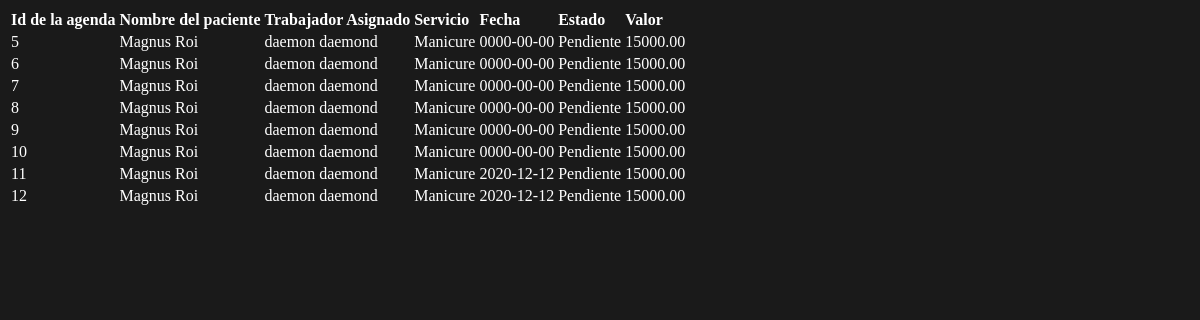
/php/Agenda.php?id=1254, run on the app's committed database.
### tables this page shows
CREATE TABLE `agenda` (
  `Id_Agenda` int(11) NOT NULL,
  `Id_Servicio` int(11) NOT NULL,
  `Id_Paciente` varchar(10) NOT NULL,
  `Id_Trabajador` varchar(10) NOT NULL,
  `Hora_Inicio` datetime NOT NULL,
  `Hora_Fin` datetime NOT NULL,
  `Valor` decimal(8,2) NOT NULL,
  `Fecha` date NOT NULL,
  `Pagado` varchar(2) NOT NULL,
  `Estado` varchar(9) NOT NULL
);

CREATE TABLE `paciente` (
  `Nombre` varchar(50) NOT NULL,
  `Apellido` varchar(50) NOT NULL,
  `Direccion` varchar(50) NOT NULL,
  `Telefono_Celular` varchar(10) NOT NULL,
  `Telefono_Fijo` varchar(7) NOT NULL,
  `Ciudad` varchar(50) NOT NULL,
  `Email` varchar(50) NOT NULL,
  `Tipo_Id` varchar(2) NOT NULL,
  `Num_id` varchar(10) NOT NULL,
  `Fecha_Nacimiento` date NOT NULL,
  `Id_Usuario` int(11) NOT NULL
);

CREATE TABLE `trabajador` (
  `Nombre` varchar(50) NOT NULL,
  `Apellido` varchar(50) NOT NULL,
  `Direccion` varchar(50) NOT NULL,
  `Telefono_Celular` varchar(10) NOT NULL,
  `Telefono_Fijo` varchar(7) NOT NULL,
  `Ciudad` varchar(50) NOT NULL,
  `Email` varchar(50) NOT NULL,
  `Tipo_Id` varchar(2) NOT NULL,
  `Num_Id` varchar(10) NOT NULL,
  `Fecha_Nacimiento` date NOT NULL,
  `Id_Usuario` int(11) NOT NULL
);

CREATE TABLE `servicio` (
  `Id_Servicio` int(11) NOT NULL,
  `Nombre` varchar(50) NOT NULL,
  `Descripcion` text NOT NULL,
  `Valor` decimal(8,2) NOT NULL
);

### php/Agenda.php (the view, shortened to what this page needs)
<?php
include ("Conexion.php");
$id=$_GET['id'];
$sql="select * from agenda where Id_Paciente=$id";
$result=mysqli_query($con,$sql);
echo "<table>";
echo "<td><b>Id de la agenda</b></td><td><b>Nombre del paciente</b></td><td><b>Trabajador Asignado</b></td><td><b>Servicio</b></td><td><b>Fecha</b></td><td><b>Estado</b></td><td><b>Valor</b></td>";
while($fila =mysqli_fetch_array($result)){
	echo "<tr>";
	echo "<td>";
	echo $fila["Id_Agenda"];
	echo"</td>";
	echo "<td>";
	$sql1="select Nombre,Apellido from paciente where Num_id=".$fila["Id_Paciente"];
	$result1=mysqli_query($con,$sql1);
	if(mysqli_num_rows($result1)>0){
		$fila1=mysqli_fetch_array($result1);
		echo $fila1["Nombre"]." ".$fila1["Apellido"];
	echo"</td>";}
	else{
		echo "No disponible";
	echo"</td>";
	}echo "<td>";
	$sql1="select Nombre,Apellido from trabajador where Num_id=".$fila["Id_Trabajador"];
	$result1=mysqli_query($con,$sql1);
	if(mysqli_num_rows($result1)>0){
		$fila1=mysqli_fetch_array($result1);
		echo $fila1["Nombre"]." ".$fila1["Apellido"];
	echo"</td>";}
	else{
		echo "No disponible";
	echo"</td>";
	}
	echo "<td>";
	$sql1="select Nombre from servicio where Id_Servicio=".$fila["Id_Servicio"];
	$result1=mysqli_query($con,$sql1);
	if(mysqli_num_rows($result1)>0){
		$fila1=mysqli_fetch_array($result1);
		echo $fila1["Nombre"];
	echo"</td>";}
	else{
		echo "No disponible";
	echo"</td>";
	}
		echo "<td>";
	echo $fila["Fecha"];
	echo"</td>";
			echo "<td>";
	echo $fila["Estado"];
	echo"</td>";
			echo "<td>";
	echo $fila["Valor"];
	echo"</td>";
}
echo "</table>";
?>

### data on the page
agenda: Id_Agenda "5", Id_Paciente.Nombre "Magnus", Id_Paciente.Apellido "Roi", Id_Trabajador.Nombre "daemon", Id_Trabajador.Apellido "daemond", Id_Servicio.Nombre "Manicure", Fecha "0000-00-00", Estado "Pendiente", Valor "15000.00"
agenda: Id_Agenda "6", Id_Paciente.Nombre "Magnus", Id_Paciente.Apellido "Roi", Id_Trabajador.Nombre "daemon", Id_Trabajador.Apellido "daemond", Id_Servicio.Nombre "Manicure", Fecha "0000-00-00", Estado "Pendiente", Valor "15000.00"
agenda: Id_Agenda "7", Id_Paciente.Nombre "Magnus", Id_Paciente.Apellido "Roi", Id_Trabajador.Nombre "daemon", Id_Trabajador.Apellido "daemond", Id_Servicio.Nombre "Manicure", Fecha "0000-00-00", Estado "Pendiente", Valor "15000.00"
agenda: Id_Agenda "8", Id_Paciente.Nombre "Magnus", Id_Paciente.Apellido "Roi", Id_Trabajador.Nombre "daemon", Id_Trabajador.Apellido "daemond", Id_Servicio.Nombre "Manicure", Fecha "0000-00-00", Estado "Pendiente", Valor "15000.00"
agenda: Id_Agenda "9", Id_Paciente.Nombre "Magnus", Id_Paciente.Apellido "Roi", Id_Trabajador.Nombre "daemon", Id_Trabajador.Apellido "daemond", Id_Servicio.Nombre "Manicure", Fecha "0000-00-00", Estado "Pendiente", Valor "15000.00"
agenda: Id_Agenda "10", Id_Paciente.Nombre "Magnus", Id_Paciente.Apellido "Roi", Id_Trabajador.Nombre "daemon", Id_Trabajador.Apellido "daemond", Id_Servicio.Nombre "Manicure", Fecha "0000-00-00", Estado "Pendiente", Valor "15000.00"
agenda: Id_Agenda "11", Id_Paciente.Nombre "Magnus", Id_Paciente.Apellido "Roi", Id_Trabajador.Nombre "daemon", Id_Trabajador.Apellido "daemond", Id_Servicio.Nombre "Manicure", Fecha "2020-12-12", Estado "Pendiente", Valor "15000.00"
agenda: Id_Agenda "12", Id_Paciente.Nombre "Magnus", Id_Paciente.Apellido "Roi", Id_Trabajador.Nombre "daemon", Id_Trabajador.Apellido "daemond", Id_Servicio.Nombre "Manicure", Fecha "2020-12-12", Estado "Pendiente", Valor "15000.00"
